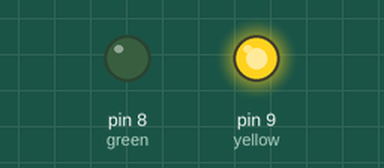
This sketch was run on a simulated Arduino Uno, built with avr-gcc and run on an emulated ATmega328P. Shown: output pins drawn as LEDs (lit = HIGH).

Above: at 0.1 s.
At 20.1 s:
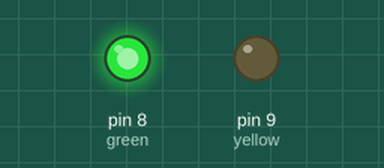
At 39.1 s:
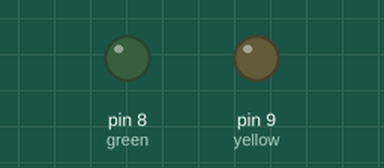
Timing chart, 0 to 40.0 s (numbered marks = the images above):
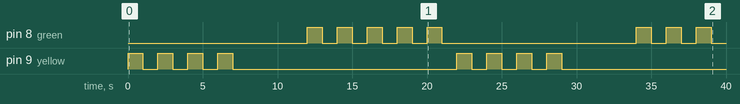

The sketch:

trainLight.ino
```cpp
const int red=10;
const int yellow=9;
const int green=8;

bool going = false;
void setup() {
  // Setup leds for output mode
  pinMode(red, OUTPUT);
  pinMode(green, INPUT);
  pinMode(yellow, OUTPUT);
}

void blinking(int led, int times, int seconds){
  if(led == 8){
    pinMode(yellow, INPUT);
    pinMode(green, OUTPUT);
    pinMode(red, INPUT);
  }
  else if(led == 9){
    pinMode(green, INPUT);
    pinMode(yellow, OUTPUT);
    pinMode(red, INPUT);
  }
  else{
    pinMode(green, INPUT);
    pinMode(yellow, INPUT);
    pinMode(red, OUTPUT);
  }
  int count = 0;
  while(count<times){
    digitalWrite(led, HIGH);
    delay(seconds*1000);
    digitalWrite(led, LOW);
    delay(seconds*1000);
    count += 1;
  }
}

// Speed can't be below 1
void loop() {
  if(!going){ // If we aren't going
    going = true; // Set variable to say that we are and blinking the leds
    blinking(yellow, 4, 1);
    blinking(red, 2, 1); // The first thing is the led color, the second one is how many times, and the third one is the delay between the blinks
    blinking(green, 5, 1);
    going = false; // stop the loop for a second
  }
}
```

Measured:
- by itself, pin 8 (green): LOW → HIGH at 12.0 s, → LOW 1.0 s later, → HIGH 1.0 s later, → LOW 1.0 s later, … (16 changes in this stretch)
- by itself, pin 9 (yellow): goes 3 × (HIGH 1.0 s, LOW 1.0 s), HIGH 1.0 s, LOW 15.0 s, 3 × (HIGH 1.0 s, LOW 1.0 s), HIGH 1.0 s, then LOW
